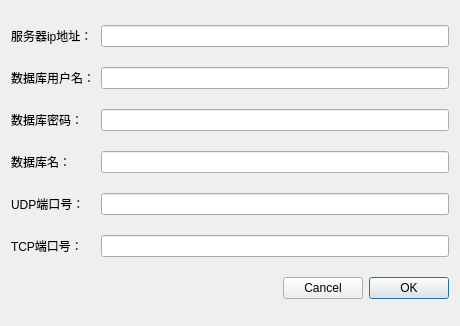
<?xml version="1.0" encoding="UTF-8"?>
<ui version="4.0">
 <class>setDialog</class>
 <widget class="QDialog" name="setDialog">
  <property name="geometry">
   <rect>
    <x>0</x>
    <y>0</y>
    <width>460</width>
    <height>326</height>
   </rect>
  </property>
  <property name="windowTitle">
   <string>设置</string>
  </property>
  <property name="layoutDirection">
   <enum>Qt::LeftToRight</enum>
  </property>
  <layout class="QHBoxLayout" name="horizontalLayout">
   <item>
    <layout class="QGridLayout" name="gridLayout">
     <item row="5" column="1">
      <widget class="QLineEdit" name="tcpPort">
       <property name="text">
        <string/>
       </property>
      </widget>
     </item>
     <item row="1" column="0">
      <widget class="QLabel" name="label_2">
       <property name="text">
        <string>数据库用户名：</string>
       </property>
      </widget>
     </item>
     <item row="4" column="1">
      <widget class="QLineEdit" name="udpPort">
       <property name="text">
        <string/>
       </property>
      </widget>
     </item>
     <item row="3" column="0">
      <widget class="QLabel" name="label_6">
       <property name="text">
        <string>数据库名：</string>
       </property>
      </widget>
     </item>
     <item row="3" column="1">
      <widget class="QLineEdit" name="nameEdit">
       <property name="text">
        <string/>
       </property>
      </widget>
     </item>
     <item row="0" column="0">
      <widget class="QLabel" name="label">
       <property name="text">
        <string>服务器ip地址：</string>
       </property>
      </widget>
     </item>
     <item row="2" column="1">
      <widget class="QLineEdit" name="passEdit">
       <property name="text">
        <string/>
       </property>
      </widget>
     </item>
     <item row="2" column="0">
      <widget class="QLabel" name="label_3">
       <property name="text">
        <string>数据库密码：</string>
       </property>
      </widget>
     </item>
     <item row="5" column="0">
      <widget class="QLabel" name="label_5">
       <property name="text">
        <string>TCP端口号：</string>
       </property>
      </widget>
     </item>
     <item row="1" column="1">
      <widget class="QLineEdit" name="usrEdit">
       <property name="text">
        <string/>
       </property>
      </widget>
     </item>
     <item row="4" column="0">
      <widget class="QLabel" name="label_4">
       <property name="text">
        <string>UDP端口号：</string>
       </property>
      </widget>
     </item>
     <item row="0" column="1">
      <widget class="QLineEdit" name="ipEdit">
       <property name="text">
        <string/>
       </property>
      </widget>
     </item>
     <item row="6" column="1" alignment="Qt::AlignLeft">
      <widget class="QDialogButtonBox" name="buttonBox">
       <property name="layoutDirection">
        <enum>Qt::RightToLeft</enum>
       </property>
       <property name="standardButtons">
        <set>QDialogButtonBox::Cancel|QDialogButtonBox::Ok</set>
       </property>
      </widget>
     </item>
    </layout>
   </item>
  </layout>
 </widget>
 <tabstops>
  <tabstop>ipEdit</tabstop>
  <tabstop>usrEdit</tabstop>
  <tabstop>passEdit</tabstop>
  <tabstop>nameEdit</tabstop>
  <tabstop>udpPort</tabstop>
  <tabstop>tcpPort</tabstop>
 </tabstops>
 <resources/>
 <connections/>
</ui>
